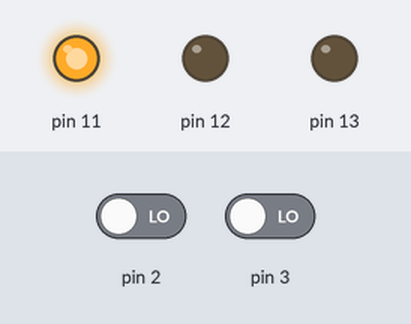
Bench run of a sketch on a simulated Arduino Uno, built with avr-gcc and run on an emulated ATmega328P. Parts: output pins drawn as LEDs (lit = HIGH). The test bench sets the inputs (shaded band); at power-on: pin 2 LOW, pin 3 LOW. What the sketch prints to the serial monitor is not drawn.

Above: at 1.2 s.
1.3 s: pin 2 driven HIGH
At 1.9 s:
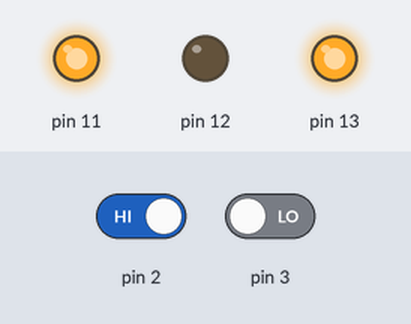
2.8 s: pin 2 driven LOW and pin 3 driven HIGH
At 4.2 s:
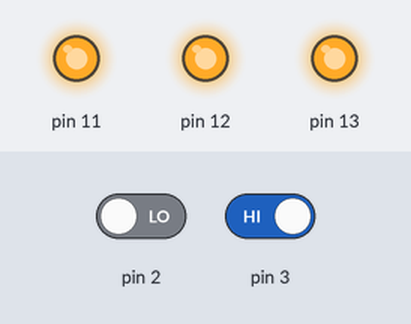
Timing chart, 0 to 5.8 s (numbered marks = the images above; inputs shaded):
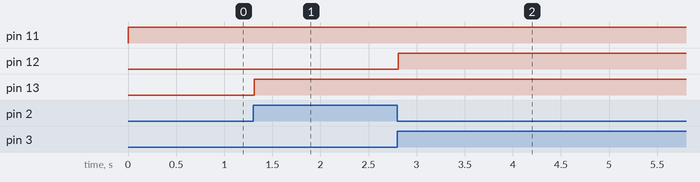

Measured:
- after the input at 1.3 s, pin 13: LOW → HIGH at once
- after the input at 2.8 s, pin 12: LOW → HIGH at once

The sketch:

Terceiro_programa_da_aula.ino
```cpp
void setup() {
  Serial.begin(9600);
  pinMode(2, INPUT);
  pinMode(3, INPUT);
  pinMode(11, OUTPUT);
  pinMode(12, OUTPUT);
  pinMode(13, OUTPUT);

}

void loop() {
int botao1, botao2;
botao1=digitalRead(2);
botao2=digitalRead(3);
Serial.println(2);
Serial.println(3);

if(botao1 == 1){
  digitalWrite(13, HIGH);
}
else{
  if(botao2 == 1){
    digitalWrite(12, HIGH);
  }
  else{
    digitalWrite(11, HIGH);
  }
}


}
```
